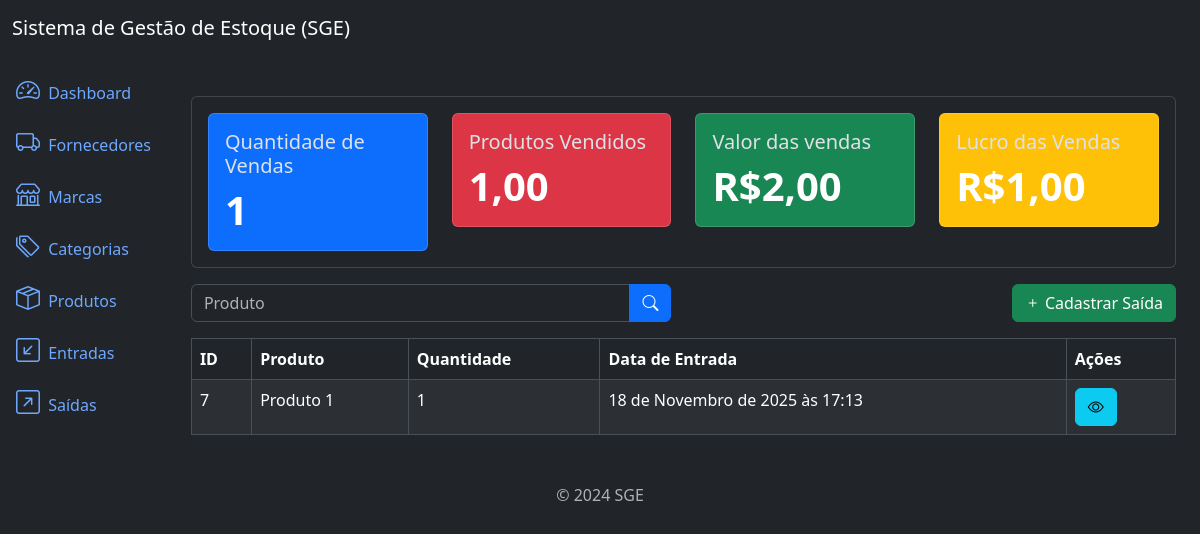
Page /outflows/list/ on the earlier database version.
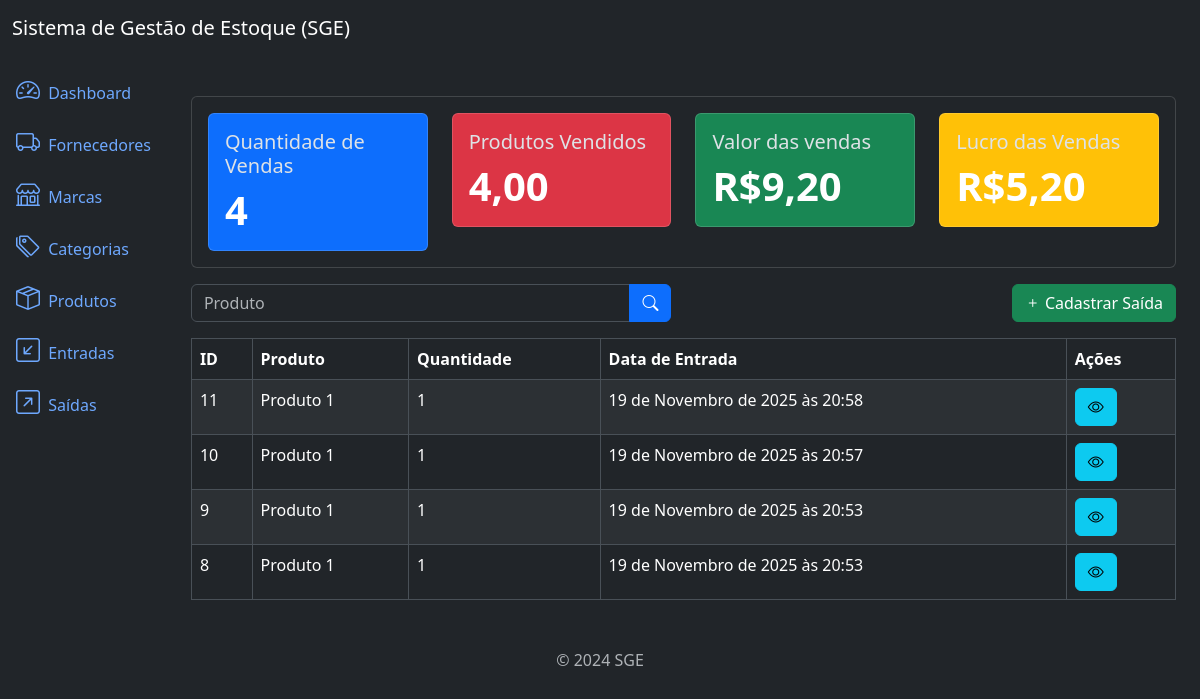
Same page on the later database version.
### outflows/models.py (models this page shows, shortened)
class Outflow(models.Model):
    product = models.ForeignKey(Product, on_delete=models.PROTECT,
                related_name='ouflows')
    quantity = models.IntegerField()
    description = models.TextField(max_length=10_000, null=True, blank=True)
    created_at = models.DateTimeField(auto_now_add=True)
    updated_at = models.DateTimeField(auto_now=True)
    class Meta:
        ordering = ['-created_at']

### products/models.py (models this page shows)
class Product(models.Model):
    title = models.CharField(max_length=400)
    category = models.ForeignKey(Category, on_delete=models.PROTECT,
                related_name='products')
    brand = models.ForeignKey(Brand, on_delete=models.PROTECT,
            related_name='products')
    description = models.TextField(max_length=10000, blank=True, null=True)
    serie_number = models.CharField(max_length=200, null=True, blank=True)
    cost_price = models.DecimalField(max_digits=20, decimal_places=2)
    selling_price = models.DecimalField(max_digits=20, decimal_places=2)
    quantity = models.IntegerField(default=0)
    created_at = models.DateTimeField(auto_now_add=True)
    updated_at = models.DateTimeField(auto_now=True)
    class Meta:
        ordering = ['title']
    def __str__(self):
        return self.title

### outflows/views.py (the view)
# urls.py: path('outflows/list/', views.OutflowListView.as_view(), name='outflow_list'),
class OutflowListView(ListView):
    model = models.Outflow
    template_name = 'outflow_list.html'
    context_object_name = 'outflows'
    paginate_by = 5
    def get_queryset(self):
        qs = super().get_queryset()
        product = self.request.GET.get('product')
        if product:
            qs = qs.filter(product__title__icontains=product)
        return qs
    def get_context_data(self, **kwargs):
        context = super().get_context_data(**kwargs)
        context['sales_metrics'] = get_sales_metrics()
        return context

### app/metrics.py (called while the page is built)
def get_sales_metrics():
    outflow_query= Outflow.objects.all()
    total_sales = Outflow.objects.count()
    total_products_sold = Outflow.objects.aggregate(
        total_products_sold = Sum('quantity')
    )['total_products_sold'] or 0
    total_sales_values = sum(o.product.selling_price * o.quantity for o in outflow_query )
    total_sales_cost = sum(o.product.cost_price * o.quantity for o in outflow_query)
    total_sales_profit = total_sales_values - total_sales_cost
    sales_metrics = {
        'total_sales': total_sales,
        'total_products_sold': number_format(total_products_sold, decimal_pos=2, force_grouping=True),
        'total_sales_values': number_format(total_sales_values, decimal_pos=2, force_grouping=True),
        'total_sales_profit': number_format(total_sales_profit, decimal_pos=2, force_grouping=True),
    }
    return sales_metrics

### outflows/templates/outflow_list.html (shortened to what this page needs)
{% extends 'base.html' %}
{% block content %}
    {% include "components/_sales_metrics.html" %}
<div class='row mb-3 mt-3'>
    <div class='col-md-6'>
        <form method="get" action="{% url "outflow_list" %}">
            <div class='input-group'>
                <input type="text" class="form-control" name='inflow' placeholder='Produto' value="{{request.GET.inflow}}">
                <button type='submit' class="btn btn-primary">
                    <i class='bi bi-search'></i>
                </button>
            </div>
        </form>
    </div>
    <div class='col-md-6'>
        <a href="{% url "outflow_create" %}" class='btn btn-success float-end'>
            <i class='bi bi-plus'></i>
            Cadastrar Saída
        </a>
    </div>
</div>
<div class="table-responsive">
    <table class="table table-striped table-bordered">
        <thead class="thead-dark">
            <tr>
                <th>ID</th>
                <th>Produto</th>
                <th>Quantidade</th>
                <th>Data de Entrada</th>
                <th>Ações</th>
            </tr>
        </thead>
        <tbody>
            {% for outflow in outflows %}
                <tr>
                    <td>{{outflow.pk}}</td>
                    <td>{{outflow.product}}</td>
                    <td>{{outflow.quantity}}</td>
                    <td>{{outflow.created_at}}</td>
                    <td>
                        <a href="{% url "outflow_detail" outflow.pk %}" class='btn btn-info btn-small'>
                            <i class='bi bi-eye'></i>
                        </a>
                    </td>
                </tr>
            {% endfor %}
        </tbody>
    </table>
</div>
{% endblock content %}

### app/templates/base.html (shortened to what this page needs)
<!DOCTYPE html>
<html lang="pt-br" data-bs-theme="dark">
<head>
  <link href="https://cdn.jsdelivr.net/npm/bootstrap@5.3.3/dist/css/bootstrap.min.css" rel="stylesheet">
  <link rel="stylesheet" href="https://cdn.jsdelivr.net/npm/bootstrap-icons@1.11.3/font/bootstrap-icons.min.css">
</head>
<body>
  {% include 'components/_header.html' %}
  <div class="container-fluid">
    {% include 'components/_sidebar.html' %}
    <div class="col py-3">
      <div class="container mt-4">
        <main>
          {% block content %}
          {% endblock %}
        </main>
      </div>
    </div>
  </div>
  </div>
  {% include 'components/_footer.html' %}
</body>
</html>

### app/templates/components/_header.html
<nav class="navbar navbar-expand-lg navbar-light bg-dark">
  <div class="container-fluid">
    <a class="navbar-brand text-white" href="#">Sistema de Gestão de Estoque (SGE)</a>
  </div>
</nav>

### app/templates/components/_sidebar.html (shortened to what this page needs)
<div class="row flex-nowrap">
  <div class="col-auto col-md-0 col-xl-0 px-0 bg-dark">
    <div class="d-flex flex-column align-items-center align-items-sm-start px-3 pt-2 text-white">
      <div class="collapse d-sm-block" id="menuCollapse">
        <ul class="nav flex-column align-items-start" id="menu">
          <li>
            <a href="{% url "home" %}" class="nav-link px-0 align-middle">
              <i class="bi bi-speedometer2 fs-4"></i>
              <span class="ms-1">Dashboard</span>
            </a>
          </li>
          <li>
            <a href="{% url "suppliers_list" %}" class="nav-link px-0 align-middle">
              <i class="bi bi-truck fs-4"></i>
              <span class="ms-1">Fornecedores</span>
            </a>
          </li>
          <li>
            <a href="{% url "brand_list" %}" class="nav-link px-0 align-middle">
              <i class="bi bi-shop fs-4"></i>
              <span class="ms-1">Marcas</span>
            </a>
          </li>
          <li>
            <a href="{% url "category_list" %}" class="nav-link px-0 align-middle">
              <i class="bi bi-tags fs-4"></i>
              <span class="ms-1">Categorias</span>
            </a>
          </li>
          <li>
            <a href="{% url "product_list" %}" class="nav-link px-0 align-middle">
              <i class="bi bi-box-seam fs-4"></i>
              <span class="ms-1">Produtos</span>
            </a>
          </li>
          <li>
            <a href="{% url "inflow_list" %}" class="nav-link px-0 align-middle">
              <i class="bi bi-arrow-down-left-square fs-4"></i>
              <span class="ms-1">Entradas</span>
            </a>
          </li>
          <li>
            <a href="{% url "outflow_list" %}" class="nav-link px-0 align-middle">
              <i class="bi bi-arrow-up-right-square fs-4"></i>
              <span class="ms-1">Saídas</span>
            </a>
          </li>
        </ul>
      </div>
    </div>
  </div>

### app/templates/components/_sales_metrics.html
<div class='card mt-4'>
    <div class='card-body'>
        <div class='row'>
            <div class='col-md-3'>
                <div class='card bg-primary'>
                    <div class='card-body'>
                        <h5 class='card-title'>Quantidade de Vendas</h5>
                        <p class='card-text text-white fw-bold display-6'>{{sales_metrics.total_sales}}</p>
                    </div>
                </div>
            </div>
            <div class='col-md-3'>
                <div class='card bg-danger'>
                    <div class='card-body'>
                        <h5 class='card-title'>Produtos Vendidos</h5>
                        <p class='card-text text-white fw-bold display-6'>{{sales_metrics.total_products_sold}} </p>
                    </div>
                </div>
            </div>
            <div class='col-md-3'>
                <div class='card bg-success'>
                    <div class='card-body'>
                        <h5 class='card-title'>Valor das vendas</h5>
                        <p class='card-text text-white fw-bold display-6'>R${{sales_metrics.total_sales_values}}</p>
                    </div>
                </div>
            </div>
            <div class='col-md-3'>
                <div class='card bg-warning'>
                    <div class='card-body'>
                        <h5 class='card-title'>Lucro das Vendas</h5>
                        <p class='card-text text-white fw-bold display-6'>R${{sales_metrics.total_sales_profit}}</p>
                    </div>
                </div>
            </div>
        </div>
    </div>
</div>

### app/templates/components/_footer.html
<footer class="footer mt-auto py-3 text-center">
  <div class="container">
    <span class="text-muted">© 2024 SGE</span>
  </div>
</footer>

Differences in the rows shown:
removed Outflow: pk "7", product "Produto 1", quantity "1", created_at "18 de Novembro de 2025 às 17:13"
added Outflow: pk "11", product "Produto 1", quantity "1", created_at "19 de Novembro de 2025 às 20:58"
added Outflow: pk "10", product "Produto 1", quantity "1", created_at "19 de Novembro de 2025 às 20:57"
added Outflow: pk "9", product "Produto 1", quantity "1", created_at "19 de Novembro de 2025 às 20:53"
added Outflow: pk "8", product "Produto 1", quantity "1", created_at "19 de Novembro de 2025 às 20:53"
Other differences:
{{ sales_metrics.total_sales }}: "1" → "4"
{{ sales_metrics.total_products_sold }}: "1,00" → "4,00"
{{ sales_metrics.total_sales_values }}: "2,00" → "9,20"
{{ sales_metrics.total_sales_profit }}: "1,00" → "5,20"
